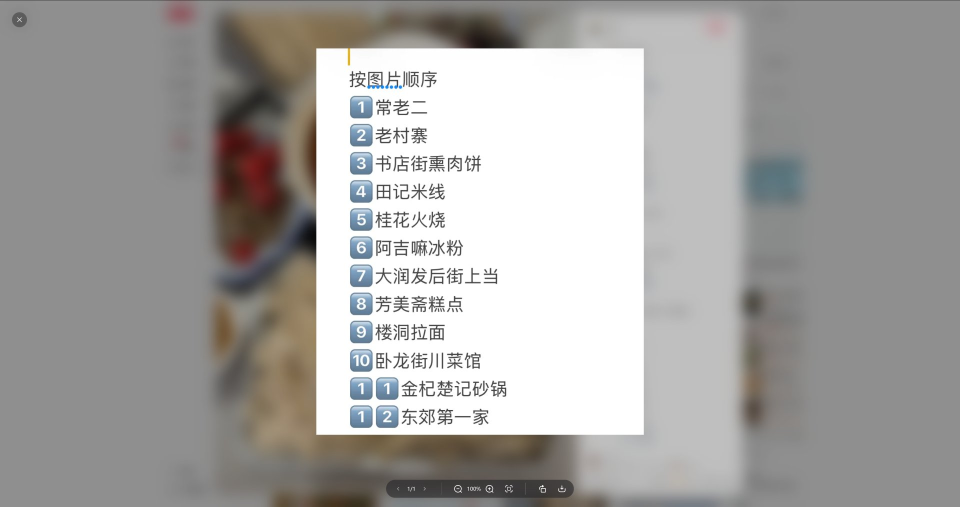
#> input picture 图片素材/原图/01.jpg, 1920 x 1013 px (shown at 1/2 size); its folder holds only this picture in this run
$ python 02_crop.py
#> lines starting #> are read from the running program, lines starting #| are printed output that depends on the picture
# -*- coding: utf-8 -*-
"""对网页截图裁剪出「评论区 / 正文侧栏」并放大，便于逐字识别。"""
import os
from PIL import Image

ROOT = os.path.dirname(os.path.dirname(os.path.abspath(__file__)))
SRC = os.path.join(ROOT, "图片素材", "原图")
ZOOM = os.path.join(ROOT, "图片素材", "放大")
os.makedirs(ZOOM, exist_ok=True)

for name in sorted(os.listdir(SRC)):
    i = int(name[:2])
    p = os.path.join(SRC, name)
    im = Image.open(p).convert("RGB")
#> im is the input picture: PIL image 1920x1013 RGB; mean R, G, B 166.5, 164.9, 163.1
    w, h = im.size
#> w = 1920; h = 1013
    if w > 1500:  # 网页宽屏截图
        # 右侧：正文+评论区
        box = (int(w*0.575), int(h*0.02), int(w*0.875), int(h*0.985))
#> box = (1104, 20, 1680, 997)
        c = im.crop(box)
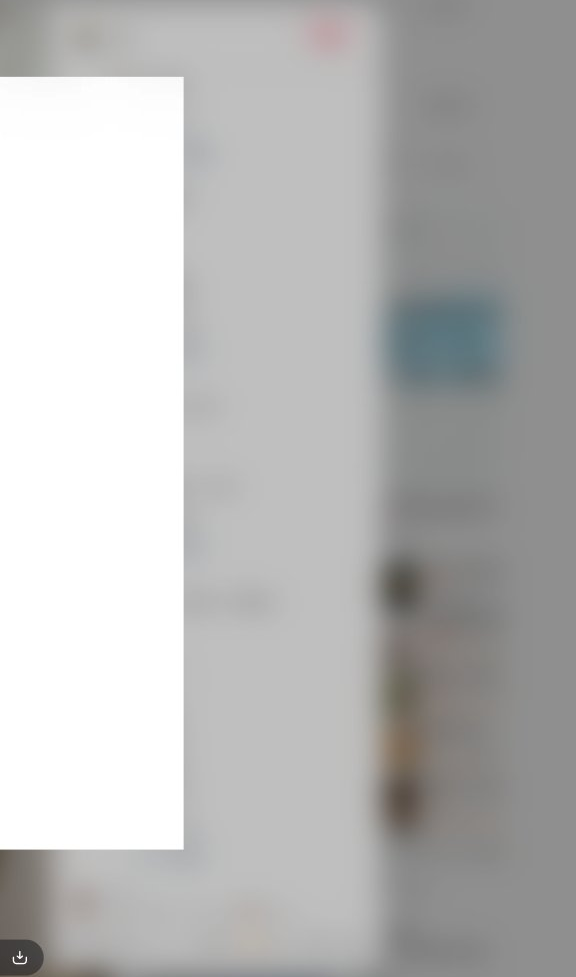
#> c: PIL image 576x977 RGB; mean R, G, B 185.3, 185.3, 184.9
        s = 2.2
        c = c.resize((int(c.width*s), int(c.height*s)), Image.LANCZOS)
#> c: PIL image 1267x2149 RGB
        c.save(os.path.join(ZOOM, f"{i:02d}_right.jpg"), quality=95)
        # 左侧：封面/图片区（部分帖子标题在左）
        box2 = (int(w*0.19), int(h*0.02), int(w*0.59), int(h*0.985))
#> box2 = (364, 20, 1132, 997)
        c2 = im.crop(box2)
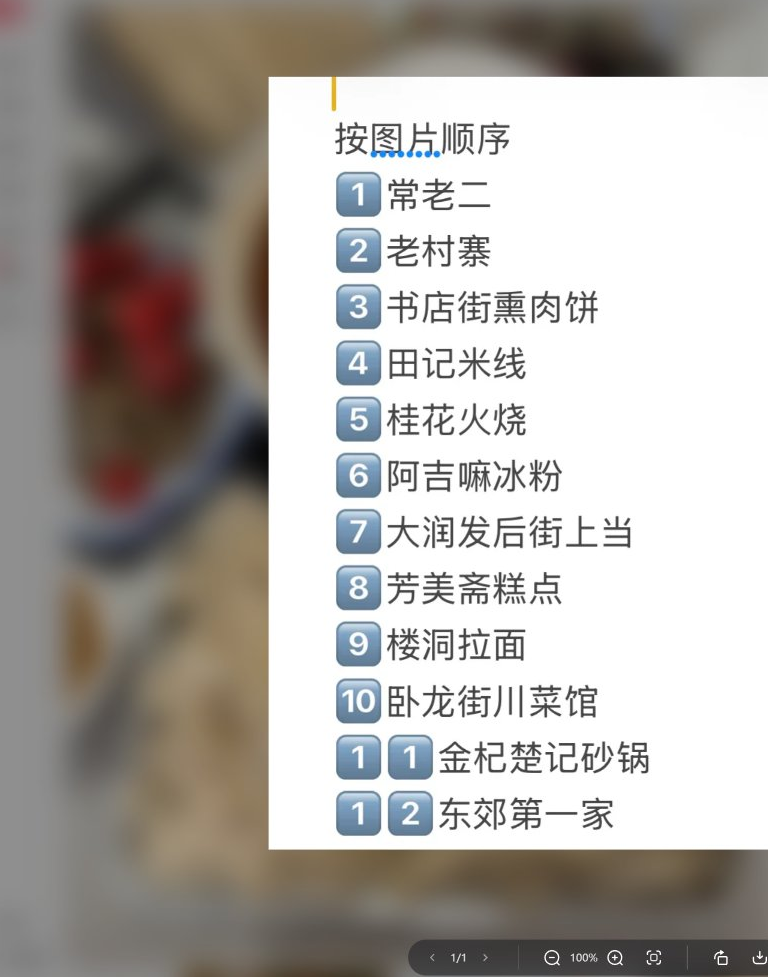
#> c2: PIL image 768x977 RGB; mean R, G, B 176.4, 172.4, 168.2
        c2 = c2.resize((int(c2.width*1.6), int(c2.height*1.6)), Image.LANCZOS)
#> c2: PIL image 1228x1563 RGB
        c2.save(os.path.join(ZOOM, f"{i:02d}_left.jpg"), quality=92)
    else:  # 竖屏截图
        s = 1.7
        c = im.resize((int(w*s), int(h*s)), Image.LANCZOS)
        top = c.crop((0, 0, c.width, c.height//2))
        bot = c.crop((0, c.height//2, c.width, c.height))
        top.save(os.path.join(ZOOM, f"{i:02d}_top.jpg"), quality=95)
        bot.save(os.path.join(ZOOM, f"{i:02d}_bot.jpg"), quality=95)

print("done")
print(sorted(os.listdir(ZOOM))[:8])

$ run again, on 图片素材/原图/05.jpg
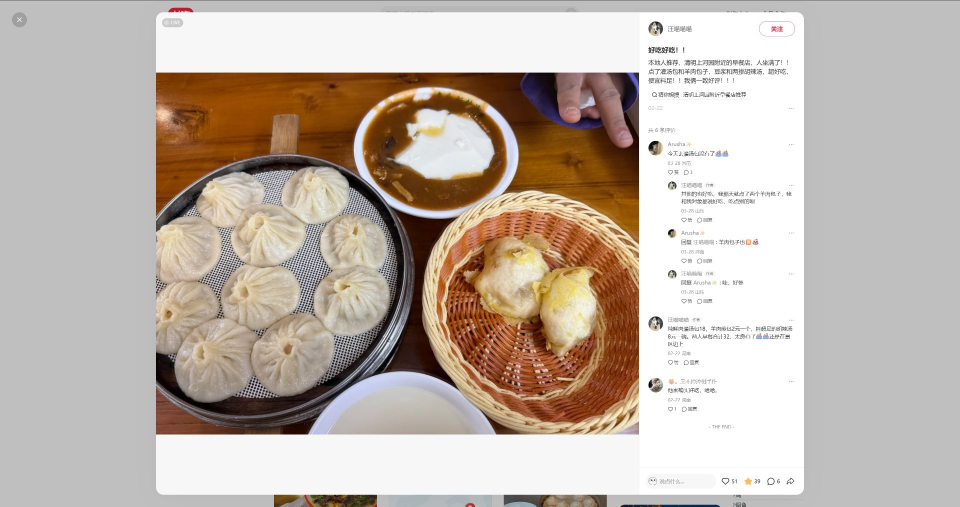
#> input picture 图片素材/原图/05.jpg, 1920 x 1013 px (shown at 1/2 size)
#> im is the input picture: PIL image 1920x1013 RGB; mean R, G, B 192.3, 180.7, 170.9
#> `c = im.crop(box)`:
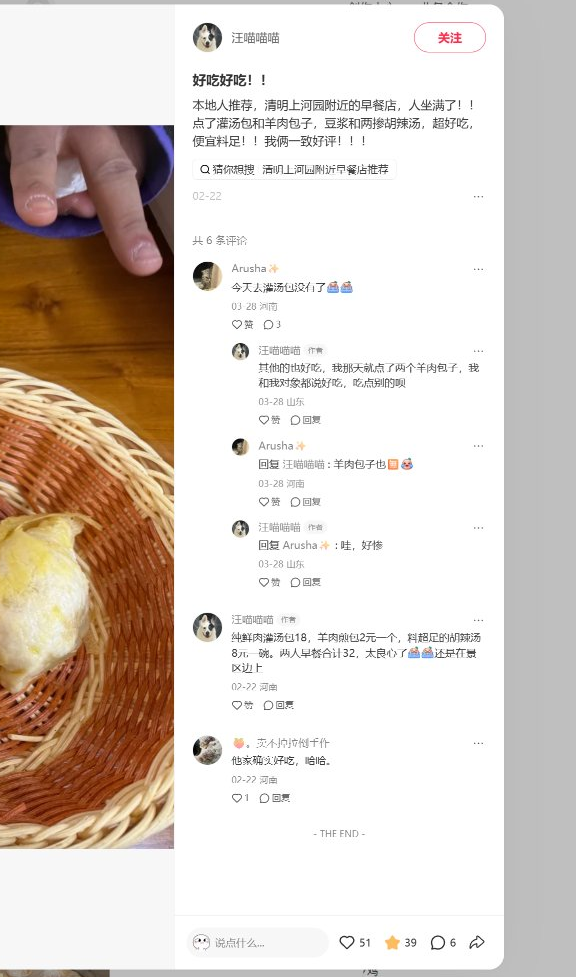
#> c: PIL image 576x977 RGB; mean R, G, B 217.9, 207, 198.5
#> `c2 = im.crop(box2)`:
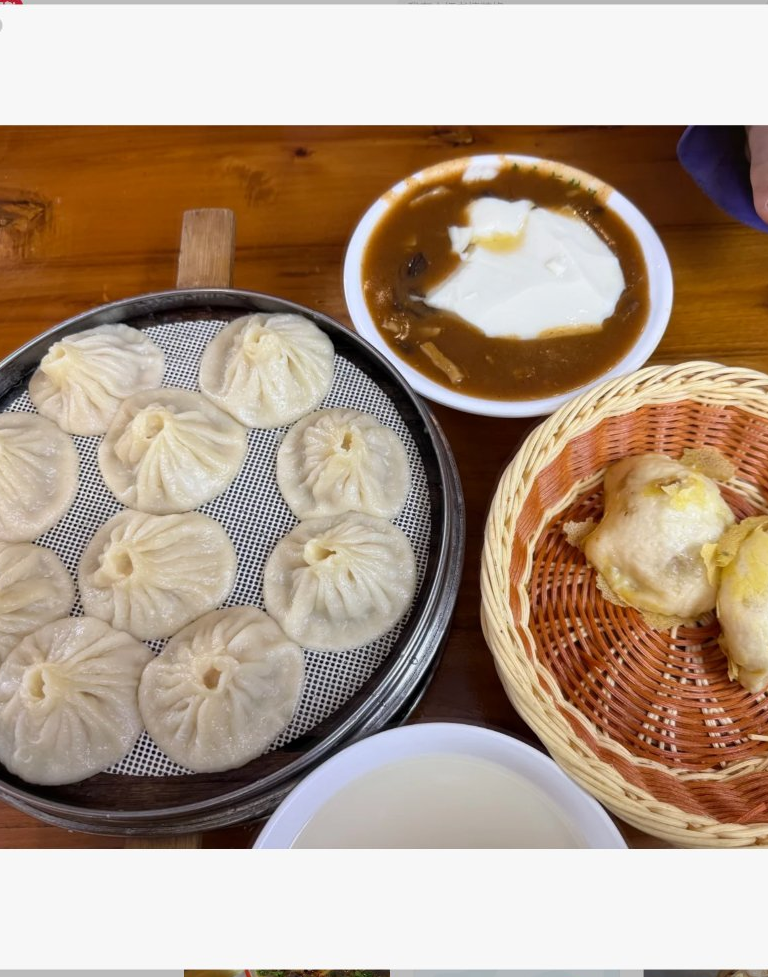
#> c2: PIL image 768x977 RGB; mean R, G, B 176.6, 155.4, 136.7

$ run again, on 图片素材/原图/06.jpg
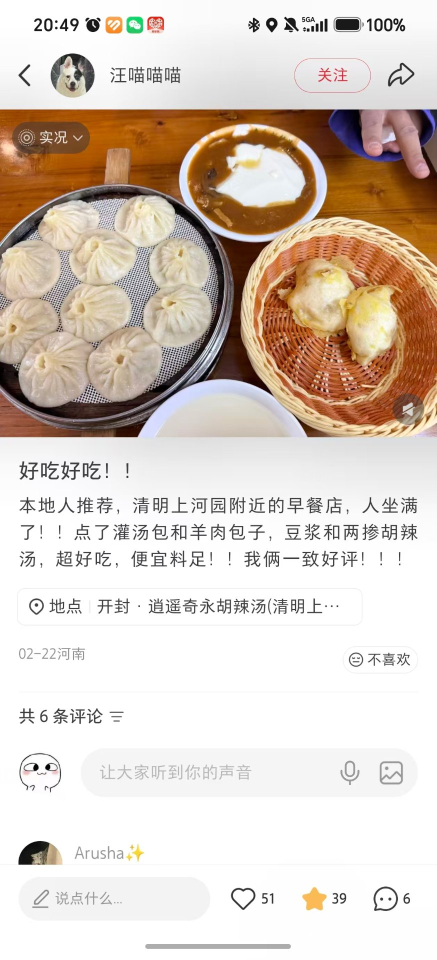
#> input picture 图片素材/原图/06.jpg, 873 x 1920 px (shown at 1/2 size)
#> im is the input picture: PIL image 873x1920 RGB; mean R, G, B 217, 204.4, 193.7
#> `top = c.crop((0, 0, c.width, c.height//2))`:
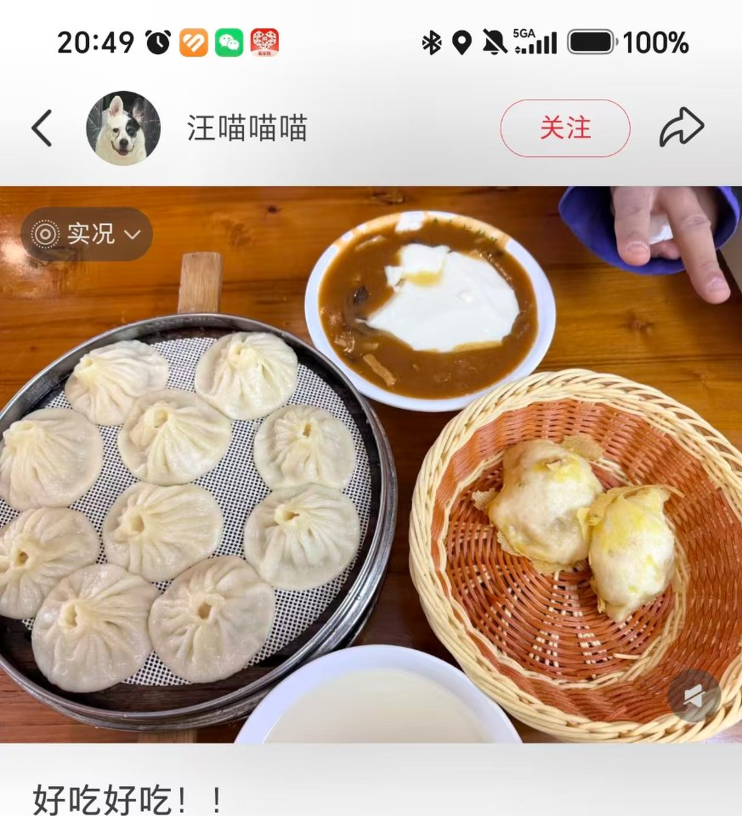
#> top: PIL image 1484x1632 RGB (shown at 1/2 size); mean R, G, B 189, 163.8, 142.7
#> `bot = c.crop((0, c.height//2, c.width, c.height))`:
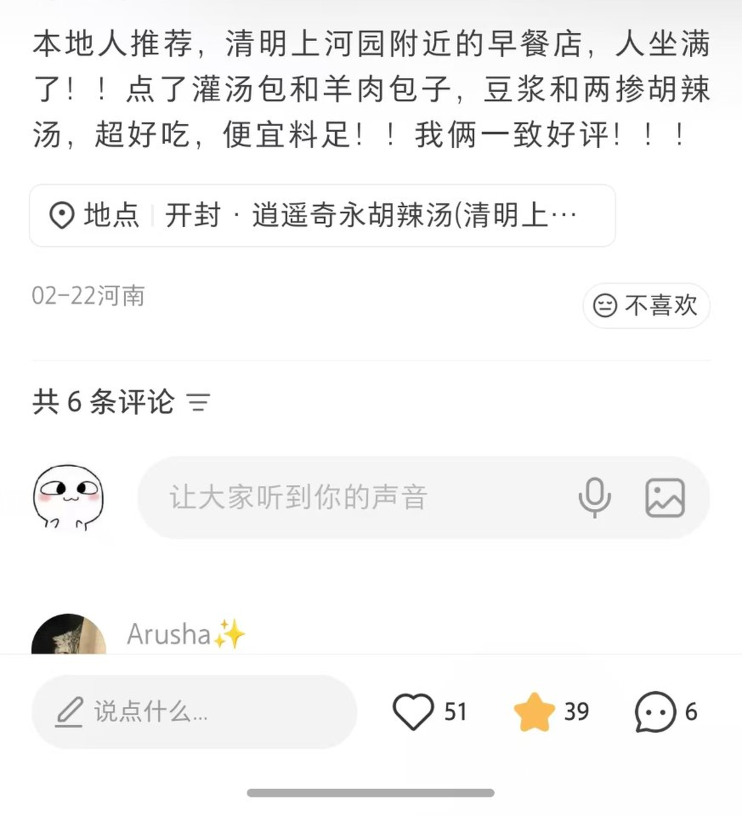
#> bot: PIL image 1484x1632 RGB (shown at 1/2 size); mean R, G, B 245, 244.9, 244.6

$ run again, on 图片素材/原图/07.jpg
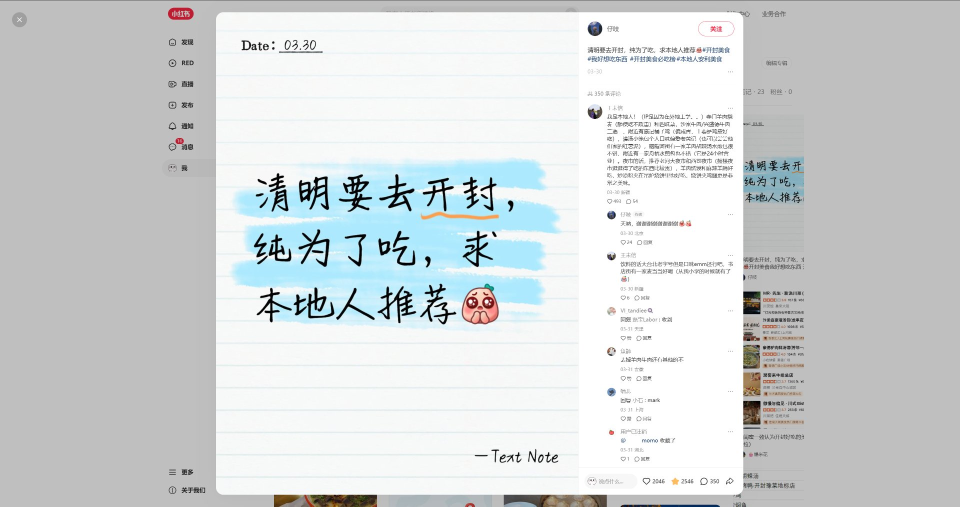
#> input picture 图片素材/原图/07.jpg, 1920 x 1013 px (shown at 1/2 size)
#> im is the input picture: PIL image 1920x1013 RGB; mean R, G, B 210.3, 214.3, 215.3
#> `c = im.crop(box)`:
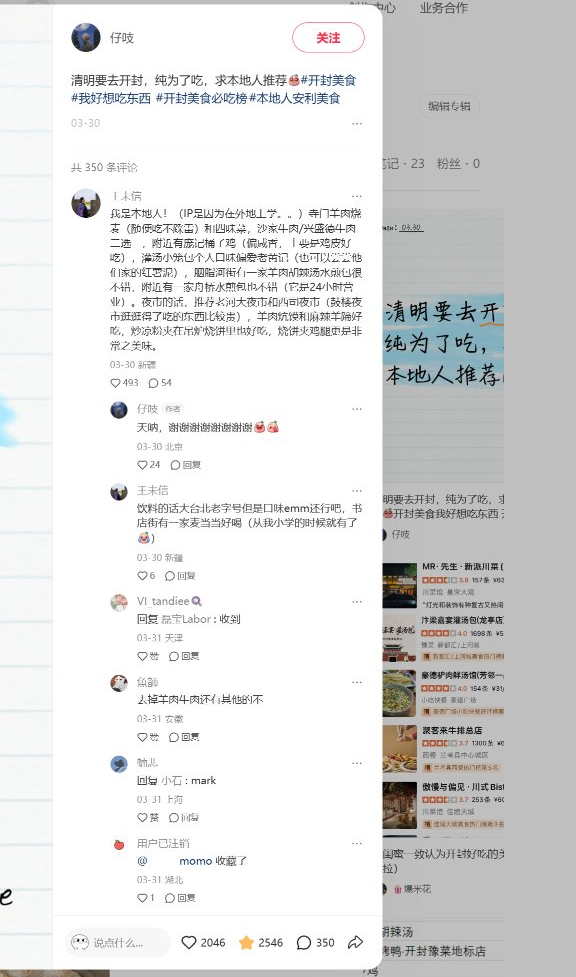
#> c: PIL image 576x977 RGB; mean R, G, B 222.5, 222.9, 222.7
#> `c2 = im.crop(box2)`:
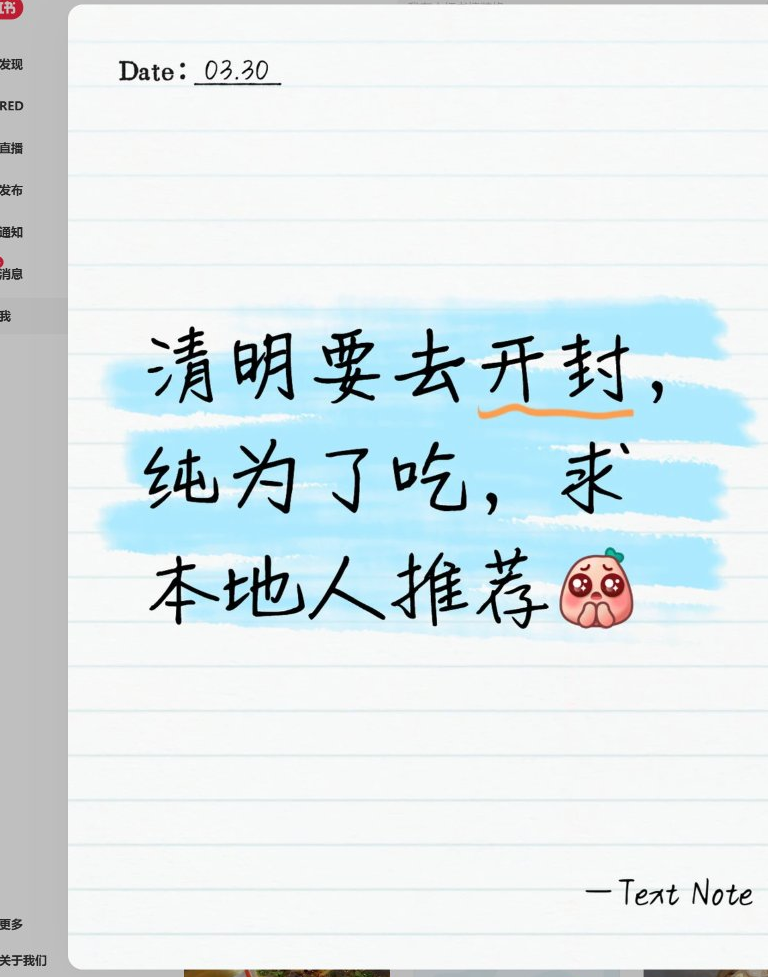
#> c2: PIL image 768x977 RGB; mean R, G, B 220.7, 231.2, 233.9

$ run again, on 图片素材/原图/02.jpg
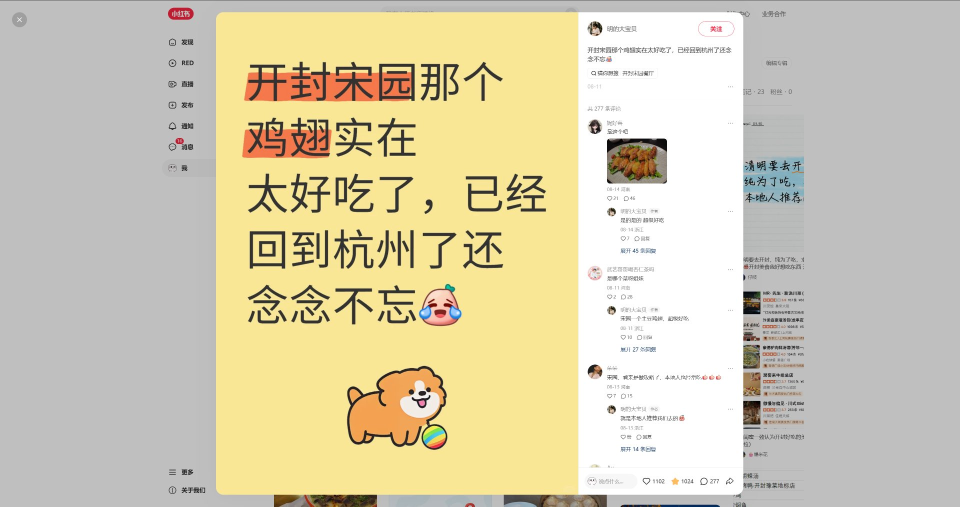
#> input picture 图片素材/原图/02.jpg, 1920 x 1013 px (shown at 1/2 size)
#> im is the input picture: PIL image 1920x1013 RGB; mean R, G, B 212.7, 204.9, 178.3
#> `c = im.crop(box)`:
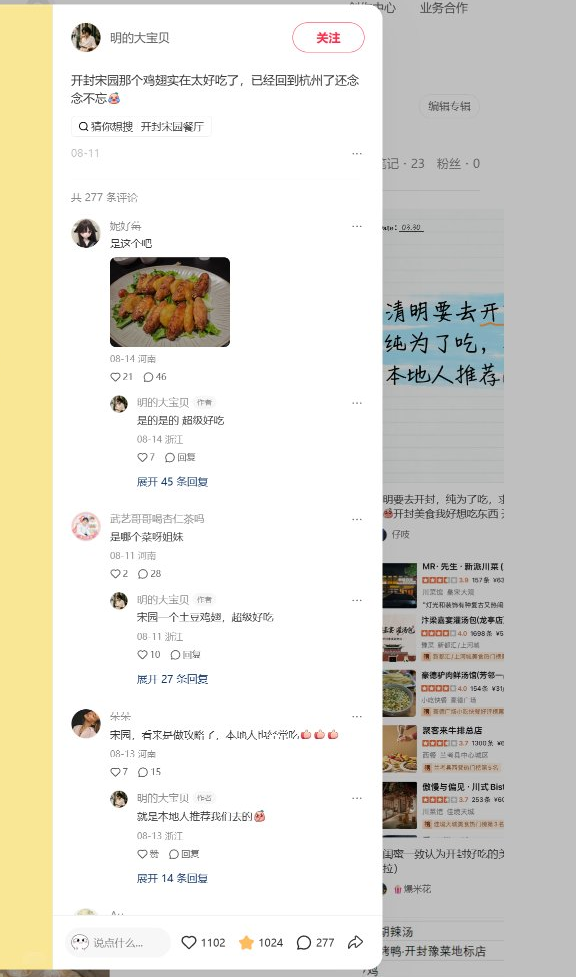
#> c: PIL image 576x977 RGB; mean R, G, B 222.5, 220.5, 212.2
#> `c2 = im.crop(box2)`:
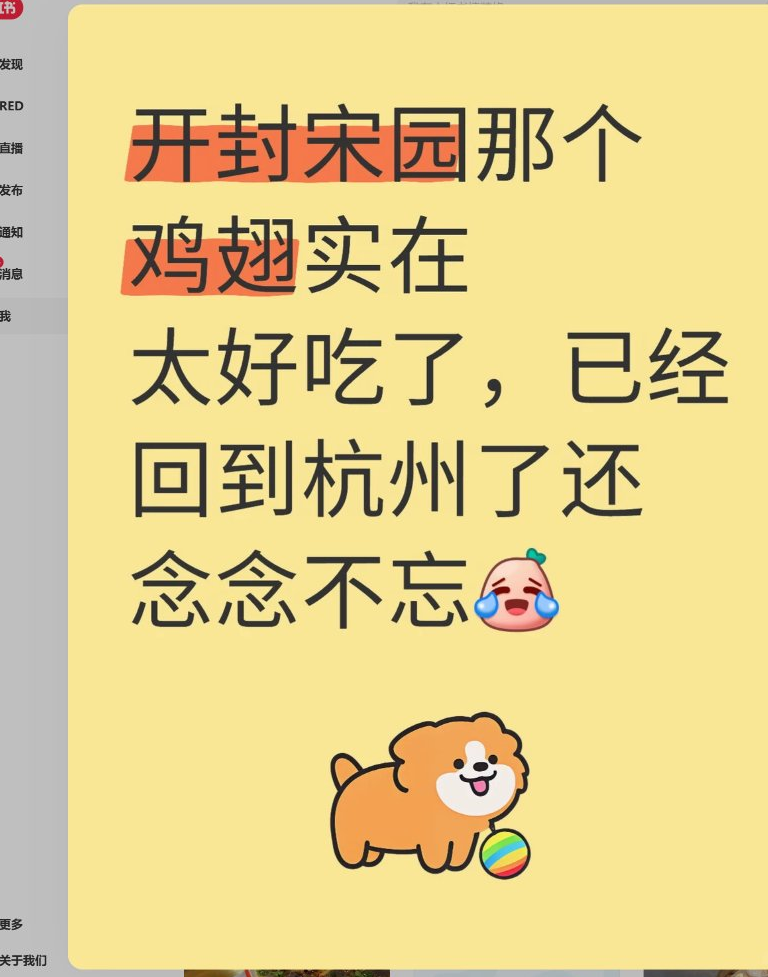
#> c2: PIL image 768x977 RGB; mean R, G, B 227.3, 208.2, 142.3
